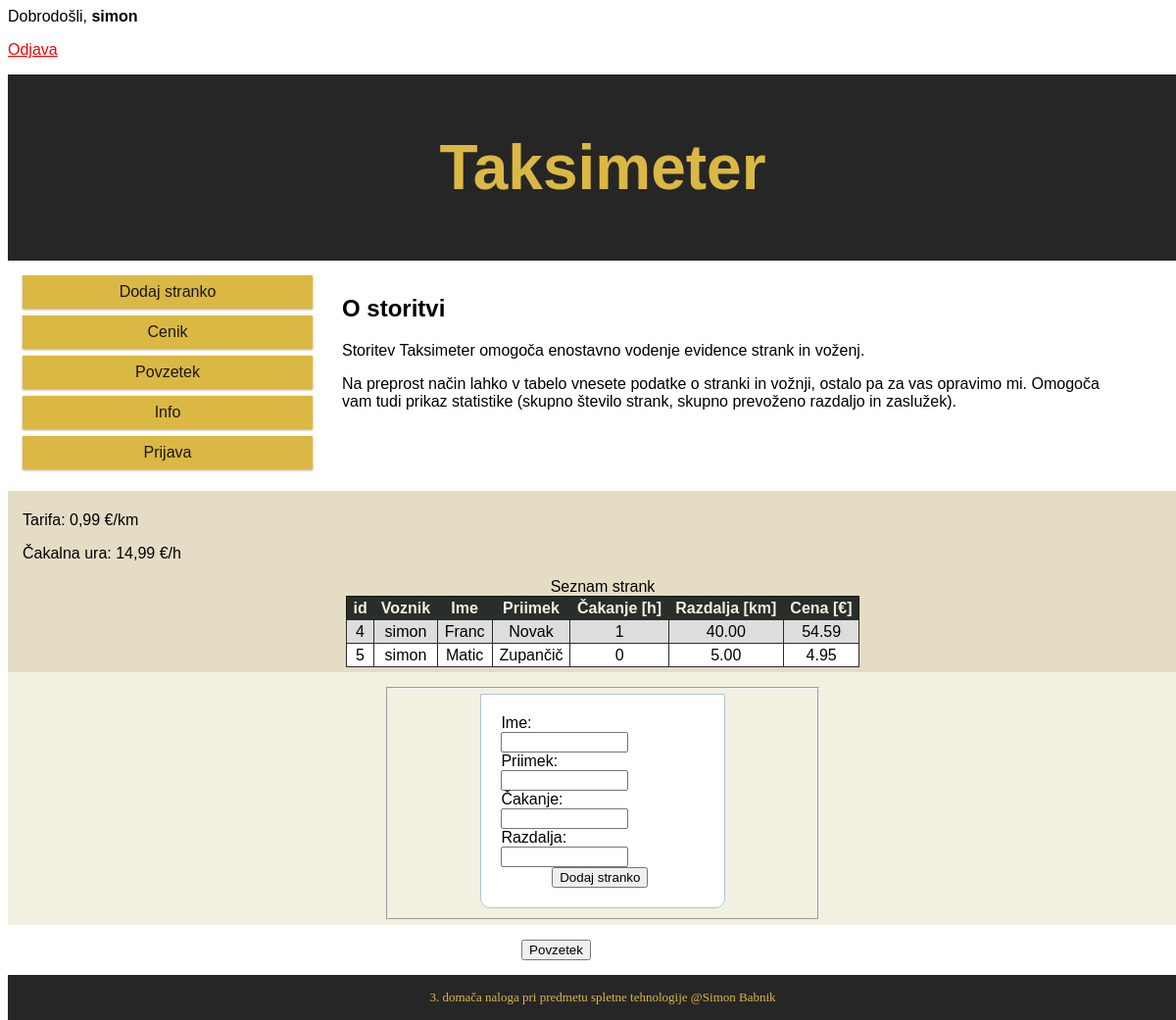
Page /index.php (signed in) on the committed database.
### tables this page shows
CREATE TABLE `voznje` (
  `id` int(11) NOT NULL,
  `username` varchar(100) NOT NULL,
  `ime` varchar(100) NOT NULL,
  `priimek` varchar(100) NOT NULL,
  `cakanje` int(11) NOT NULL,
  `razdalja` float(10,2) NOT NULL,
  `cena` float(10,2) NOT NULL
);

### index.php (the view, shortened to what this page needs)
<?php
  if (isset($_SESSION['username'])) {
	echo "Dobrodošli, " . "<b>" . $_SESSION['username'] . "</b>";
	?>
	<p>
	<a href="index.php?logout='1'" style="color: red;">
		Odjava
	</a>
	</p>
	<?php
}
  ?>
<!DOCTYPE html>
<html lang="en">
<head>
  <link href="style.css" rel="stylesheet">
  <?php
    include_once 'add-stranka.php';
	?>
</head>
<body>
  <header class="col-12">
    <h1>Taksimeter</h1>
  </header>
  <div id="content0" class="row">
    <nav class="col-3">
      <a href=#ime>Dodaj stranko</a>
      <a href=cenik.html>Cenik</a>
      <a href=# id="povzetekBtn2">Povzetek</a>
	  <a href="info.html">Info</a>
	  <a href="prijava.php">Prijava</a>
	</nav>
	<article class="col-8">
		<h2>O storitvi</h2>
		<p>Storitev Taksimeter omogoča enostavno vodenje evidence strank in voženj.</p>
		<p> Na preprost način lahko v tabelo vnesete podatke o stranki in vožnji, ostalo pa za vas opravimo mi. Omogoča vam tudi prikaz statistike
			  (skupno število strank, skupno prevoženo razdaljo in zaslužek). </p>
	  </article>
  </div>
  <?php
  if (isset($_SESSION['username'])) :
 		?>
	<div id="content1" class="col-12">
		<p>Tarifa: 0,99 €/km</p>
		<p>Čakalna ura: 14,99 €/h</p>
		<table id="stranka-table">
			<caption>Seznam strank</caption>
			<tr>
				<th>id</th>
				<th>Voznik</th>
				<th>Ime</th>
				<th>Priimek</th>
				<th>Čakanje [h]</th>
				<th>Razdalja [km]</th>
				<th>Cena [€]</th>
			</tr>
			<?php
			$username = $_SESSION['username'];
			$sql = "SELECT id, username, ime, priimek, cakanje, razdalja, cena FROM voznje WHERE username='$username'";
			$result = $mysqli->query($sql);
			if ($result->num_rows > 0) {
			while($row = $result->fetch_assoc()) {
				echo "<tr><td>" . $row['id'] . "</td><td>" . $row['username'] . "</td><td>" . $row['ime'] . "</td><td>" . $row['priimek'] . "</td><td>" . $row['cakanje'] . "</td><td>" . $row['razdalja'] . "</td><td>" . $row['cena'] . "</td></tr>";
			}
			} else {
			echo "0 results";
			}
			?>
		</table>
	</div>
	<div id="content2" class="col-12">
		<fieldset>
			<form method="post">
			<label for="ime">Ime: </label>
			<input id="ime" name="ime" type="text" required autofocus />
			<label for="priimek">Priimek: </label>
      		<input id="priimek" name="priimek" type="text" required />
      		<label for="cakanje">Čakanje: </label>
			<input id="cakanje" name="cakanje" type="number" required/>
     		 <label for="razdalja">Razdalja: </label>
			<input id="razdalja" name="razdalja" type="number" required/>
			<button id="addButton" name="save">Dodaj stranko</button>
			</form>
		</fieldset>
	</div>
	<div id="povzetek" class="col-12">
		<button id="povzetekBtn">Povzetek</button>
	</div>
	<?php endif; ?>
	<footer class="col-12">
		3. domača naloga pri predmetu spletne tehnologije @Simon Babnik
	</footer>
</body>
</html>

### style.css (style rules this page uses)
body { font-family: Arial; }
table { font-family: arial, sans-serif; border-collapse: collapse; margin: auto; border: 1px solid rgb(22, 24, 7); position: relative; }
table tr:nth-child(even) { background-color: #dddddd; }
table tr:nth-child(odd) { background-color: rgb(255, 255, 255); }
td { text-align: center; border: 1px solid rgb(40, 43, 41); padding: 3px 7px 2px 7px; }
th { text-align: center; background-color: rgb(41, 46, 43); color: #F2F0E1; padding: 3px 7px 2px 7px; }
fieldset { margin: auto; width: 35%; }
header { font-size: XX-Large; font-weight: bold; text-align: center; padding-bottom: 20px; padding-top: 20px; color: #dbb843; margin: auto; background-color: rgb(39, 38, 38); }
footer { font-family: "Consolas"; font-size: small; text-align: center; padding-bottom: 5px; padding-top: 5px; color: #dbb843; margin: auto; background-color: rgb(39, 38, 38); }
#content0 { margin: auto; padding-bottom: 5px; padding-top: 5px; }
#content1 { background-color: #e4dcc5; color: rgb(0, 0, 0); margin: auto; padding-bottom: 5px; padding-top: 5px; }
#content2 { background-color: #F2F0E1; margin: auto; padding-bottom: 5px; }
form, .content { width: 50%; margin: 0px auto; padding: 20px; border: 1px solid #B0C4DE; background: white; border-radius: 0px 0px 10px 10px; }
label { display: inline-block; clear: left; width: 120px; }
input, select { box-sizing: border-box; display: inline-block; width: 130px; margin: auto; }
button { position: relative; left: 43%; }
#addButton { position: relative; left: 25%; }
nav a { display: block; text-decoration: none; margin: auto; text-align: center; padding: 8px; margin-bottom: 7px; background-color: #dbb843; color: #181717; box-shadow: 0 1px 3px rgba(0, 0, 0, 0.12), 0 1px 2px rgba(0, 0, 0, 0.24); transition: transform 0.5s; }
.row::after { content: ""; }
[class*="col-"] { float: left; padding: 15px; width: 100% }
@media screen and (min-width: 600px) { .col-3 { width: 25%; } }
@media screen and (min-width: 600px) { .col-8 { width: 66.66%; } }
@media screen and (min-width: 600px) { .col-12 { width: 100%; } }

### rows in the picture
voznje: id "4", username "simon", ime "Franc", priimek "Novak", cakanje "1", razdalja "40.00", cena "54.59"
voznje: id "5", username "simon", ime "Matic", priimek "Zupančič", cakanje "0", razdalja "5.00", cena "4.95"

### other values in the picture
$_SESSION['username'] "simon"
